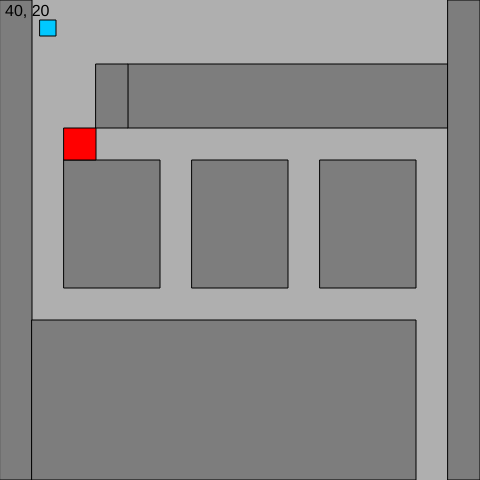
Frame 1 (no input)
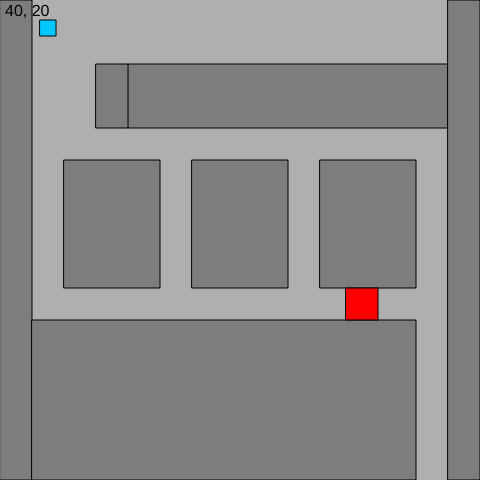
Frame 60 (no input)
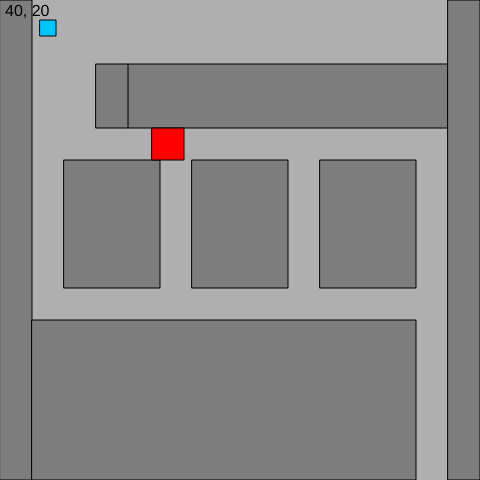
Frame 120 (the mouse pressed at the canvas centre since frame 60)

The p5.js sketch that drew these frames (run headless with seeded random() and noise() and a simulated clock; from frame 60 on, the mouse is pressed at the canvas centre):

// p5.js sketch
// ── sketch.js
let DEBUG = 0;
let mapSize = 32 * 15;

var player = {
  x : 40,
  y : 20,
  nextx : 40,
  nexty : 20,
  speedLeft : 0,
  speedRight : 0,
  speedUp : 0,
  speedDown : 0,
  size : 16,
}

var hitbox = [
  {xStart : 32 * 4, yStart : 32 * 2, xEnd : 32 * 14, yEnd : 32 * 4},
  {xStart : 32 * 3, yStart : 32 * 2, xEnd : 32 * 4, yEnd : 32 * 4},
  {xStart : 32 * 0, yStart : 32 * 0, xEnd : 32 * 1, yEnd : 32 * 15},
  {xStart : 32 * 1, yStart : 32 * 10, xEnd : 32 * 13, yEnd : 32 * 15},
  {xStart : 32 * 14, yStart : 32 * 0, xEnd : 32 * 15, yEnd : 32 * 15},
  {xStart : 32 * 2, yStart : 32 * 5, xEnd : 32 * 5, yEnd : 32 * 9},
  {xStart : 32 * 10, yStart : 32 * 5, xEnd : 32 * 13, yEnd : 32 * 9},
  {xStart : 32 * 6, yStart : 32 * 5, xEnd : 32 * 9, yEnd : 32 * 9},
]

var enemy = {
  x : 32 * 2,
  y : 32 * 4,
  hit : false,
  move : 0,
}

function setup() {
  color(255, 255, 255);
  createCanvas(mapSize, mapSize);
}

function draw() {
  background(175);
  movement();
  drawHitbox();
  extraText();
  enemyhit();
  updateBounds();
}

function enemyhit(){
  fill(255, 0, 0);
  rect(enemy.x, enemy.y, 32, 32);
  if((player.nextx >= enemy.x - player.size) && 
     (player.nextx <= enemy.x + 32) &&
     (player.nexty <= enemy.y + 32) && 
     (player.nexty >= enemy.y - player.size)){
    enemy.hit = true;
  }
  switch(enemy.move){
    case 0:
      enemy.x += 10;
      if(enemy.x >= 32 * 13){
        ++enemy.move;
        enemy.x = 32 * 13;
      }
      break;
    case 1:
      enemy.y += 10;
      if(enemy.y >= 32 * 9){
        ++enemy.move;
        enemy.y = 32 * 9;
      }
      break;
    case 2:
      enemy.x -= 10;
      if(enemy.x <= 32 * 1){
        enemy.move = 3;
        enemy.x = 32 * 1;
      }
      break;
    case 3:
      enemy.y -= 10;
      if(enemy.y <= 32 * 4){
        enemy.move = 0;
        enemy.y = 32 * 4;
      }
  }
}

function updateBounds(){
  fill(0, 200, 255);
  rect(player.nextx, player.nexty, player.size, player.size);
  if(enemy.hit === false){
    player.x = player.nextx;
    player.y = player.nexty;
  }else{
    player.nextx = 40;
    player.nexty = 20;
  }
  enemy.hit = false;
}

function drawHitbox(){
  fill(125, 125, 125);
  for(let i in hitbox){
    rect(hitbox[i].xStart, 
         hitbox[i].yStart, 
         hitbox[i].xEnd - hitbox[i].xStart, 
         hitbox[i].yEnd - hitbox[i].yStart
        );
    
    let upHit = hitbox[i].yStart - player.size;
    let downHit = hitbox[i].yEnd;
    let leftHit = hitbox[i].xStart - player.size;
    let rightHit = hitbox[i].xEnd;

    if((player.x >= leftHit) && 
       (player.x <= leftHit + 10) &&
       (player.y >= upHit) && 
       (player.y <= downHit)){
       player.speedRight = 0;
    }
    if((player.x >= rightHit - 10) && 
       (player.x <= rightHit) && 
       (player.y >= upHit) && 
       (player.y <= downHit)){
      player.speedLeft = 0;
    }
    if((player.y >= upHit) && 
       (player.y <= upHit + 10) && 
       (player.x >= leftHit) && 
       (player.x <= rightHit)){
      player.speedDown = 0;
    }
    if((player.y >= downHit - 10) && 
       (player.y <= downHit) && 
       (player.x >= leftHit) && 
       (player.x <= rightHit)){
      player.speedUp = 0;
    }
  }
}

function extraText(){
  fill(0);
  textSize(16);
  text(`${player.x}, ${player.y}`, 5, 16);
}

function movement(){
  if((keyIsDown(LEFT_ARROW)) && (player.x >= 0)){
    player.nextx -= player.speedLeft;
  }
  if((keyIsDown(RIGHT_ARROW)) && (player.x <= (mapSize - player.size))){
    player.nextx += player.speedRight;
  }
  if(keyIsDown(UP_ARROW) && player.y >= 0){
    player.nexty -= player.speedUp;
  }
  if(keyIsDown(DOWN_ARROW) && player.y <= (mapSize - player.size)){
    player.nexty += player.speedDown;
  }
  player.speedLeft = 3;
  player.speedRight = 3;
  player.speedUp = 3;
  player.speedDown = 3;
} 
